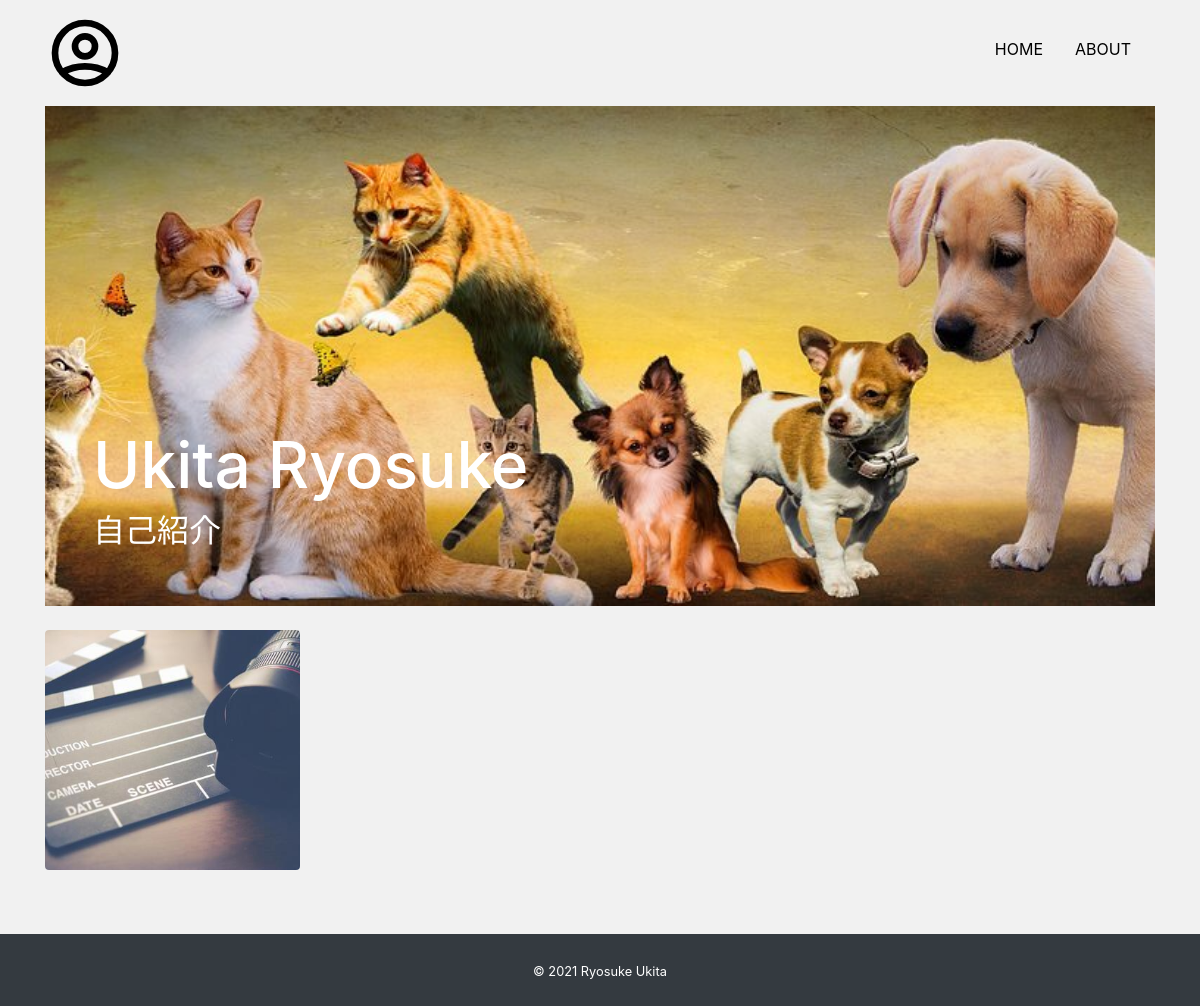
The page / on the database its author committed.
### app/models.py (models this page shows, shortened)
class Profile(models.Model):
    title = models.CharField('タイトル', max_length=100, null=True, blank=True)
    subtitle = models.CharField('サブタイトル', max_length=100, null=True, blank=True)
    name = models.CharField('名前', max_length=100)
    job = models.TextField('仕事')
    introduction = models.TextField('自己紹介')
    github = models.CharField('github', max_length=100, null=True, blank=True)
    twitter = models.CharField('twitter', max_length=100, null=True, blank=True)
    linkedin = models.CharField('linkedin', max_length=100, null=True, blank=True)
    facebook = models.CharField('facebook', max_length=100, null=True, blank=True)
    instagram = models.CharField('instagram', max_length=100, null=True, blank=True)
    topimage = models.ImageField(upload_to='images', verbose_name='トップ画像')
    subimage = models.ImageField(upload_to='images', verbose_name='サブ画像')

class Work(models.Model):
    title = models.CharField('タイトル', max_length=100)
    image = models.ImageField(upload_to='images', verbose_name='イメージ画像')
    thumbnail = models.ImageField(upload_to='images', verbose_name='サムネイル画像', null=True, blank=True)
    skill = models.CharField('スキル', max_length=100)
    url = models.CharField('URL', max_length=100, null=True, blank=True)
    created = models.DateField('作成日')
    description = models.TextField('説明')

### app/views.py (the view)
# urls.py: path('', views.IndexView.as_view(), name='index'),
class IndexView(View):
  def get(self, request, *args, **kwargs):
    profile_data = Profile.objects.all()
    if profile_data.exists():
      profile_data = profile_data.order_by('-id')[0]
      work_data = Work.objects.order_by('-id')
    return render(request, 'app/index.html', {
      'profile_data': profile_data,
      'work_data': work_data,
    })

### app/templates/app/index.html (shortened to what this page needs)
{% extends 'app/base.html' %} {% block content %}
<div class="card top d-flex flex-column justify-content-end mb-4">
  <img src="{{ profile_data.topimage.url }}" alt="" />
  <div class="overlay text-white p-5">
    <h1 class="title">{{ profile_data.title }}</h1>
    <h5 class="subtitle">{{ profile_data.subtitle }}</h5>
  </div>
</div>
<div class="row mb-5">
  {% for work in work_data %}
  <div class="col-6 col-md-3 mb-3">
    <div class="card work-thumbnail">
      {% if work.thumbnail %}
      <img src="{{ work.thumbnail.url }}" alt="" class="work-img" />
      {% else %}
      <img src="{{ work.image.url }}" alt="" class="work-img" />
      {% endif %}
    </div>
  </div>
  {% endfor %}
</div>
{% endblock %}

### app/static/css/style.css (style rules this page uses)
* { margin: 0; padding: 0; box-sizing: border-box; }
body { background: #f1f1f1; display: flex; flex-flow: column; min-height: 100vh; }
.top img { object-fit: cover; height: 500px; }
.overlay { position: absolute; }
.title { font-size: 4rem; }
.subtitle { font-size: 2rem; }
.work-thumbnail { overflow: hidden; position: relative; }
.work-img { object-fit: cover; height: 240px; }
.card { border: none; }

### rows shown on the page
Profile: topimage (picture), title "Ukita Ryosuke", subtitle "自己紹介"
Work: thumbnail (picture)
